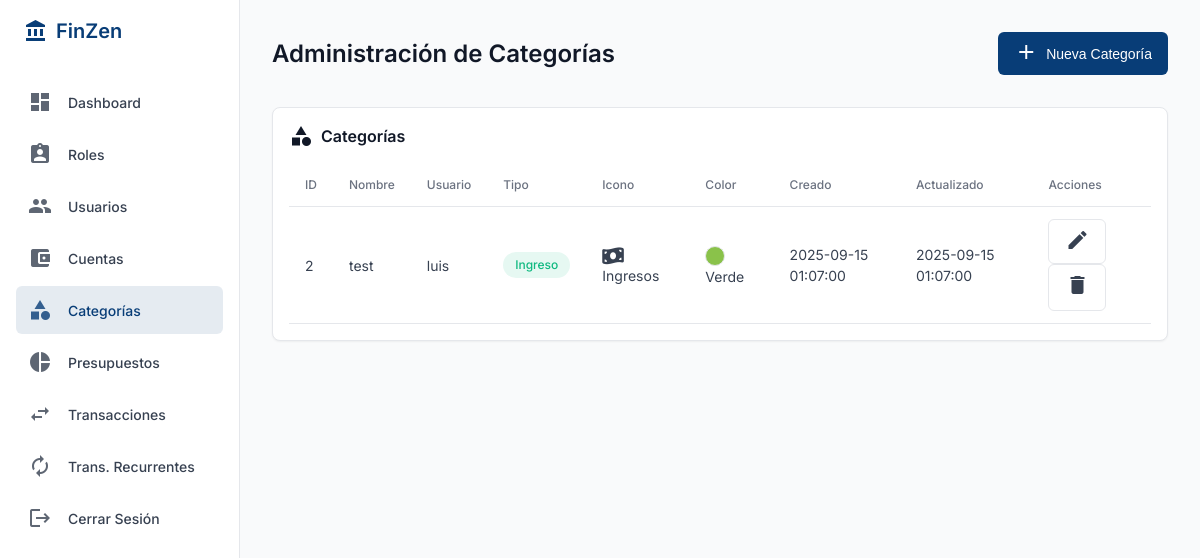
/admin/categorias.php, run on an earlier commit of the app's database.
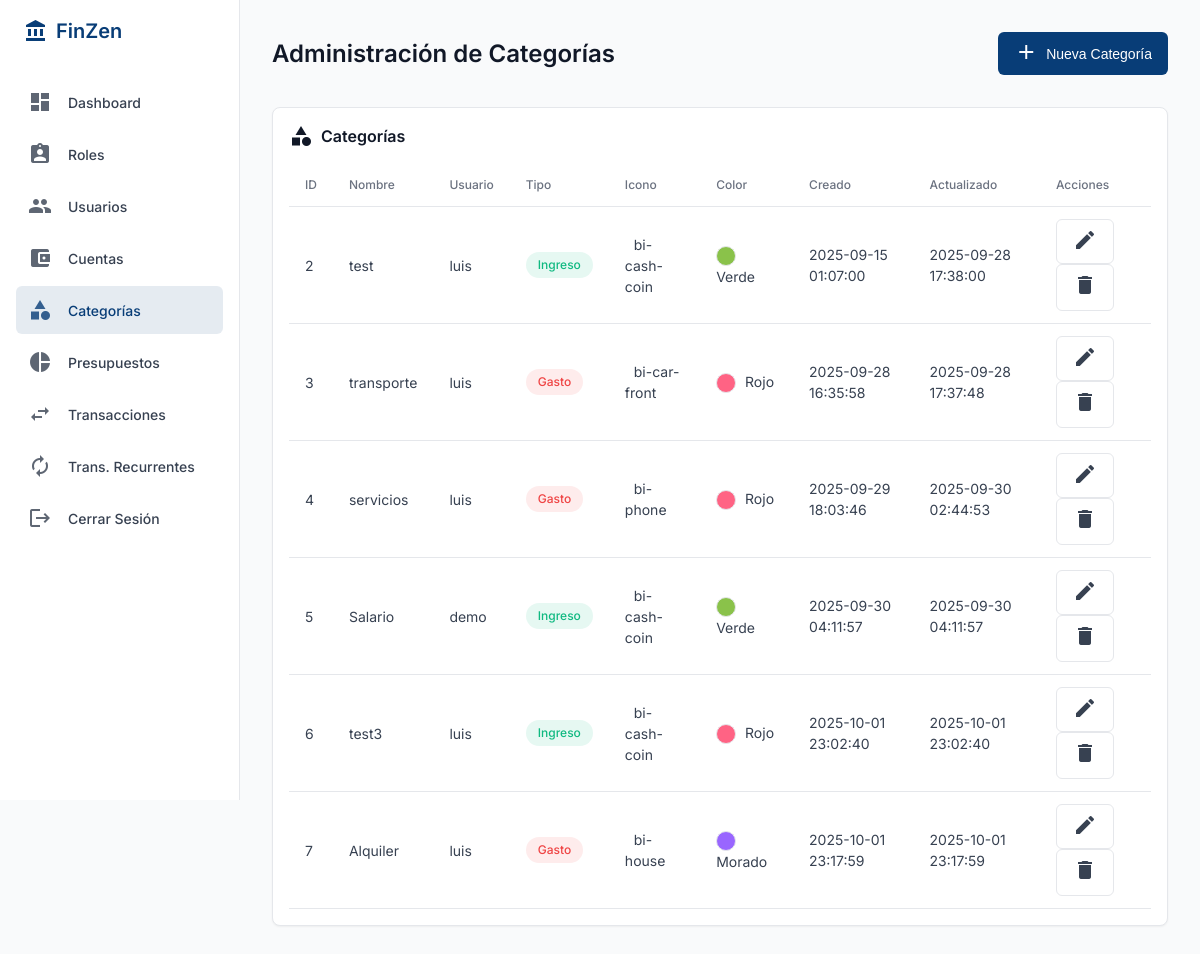
And on a later commit of the database.
### tables this page shows
CREATE TABLE `categorias` (
  `id` int(10) UNSIGNED NOT NULL,
  `usuario_id` int(10) UNSIGNED NOT NULL,
  `nombre` varchar(50) NOT NULL,
  `tipo` enum('ingreso','gasto') NOT NULL,
  `icono` varchar(50) DEFAULT 'category',
  `color` char(7) DEFAULT '#1976D2',
  `creado_en` timestamp NOT NULL DEFAULT current_timestamp(),
  `actualizado_en` timestamp NULL DEFAULT NULL ON UPDATE current_timestamp()
);

CREATE TABLE `usuarios` (
  `id` int(10) UNSIGNED NOT NULL,
  `nombre_usuario` varchar(100) NOT NULL,
  `correo_electronico` varchar(150) NOT NULL,
  `hash_contraseña` varchar(255) NOT NULL,
  `rol_id` tinyint(3) UNSIGNED NOT NULL DEFAULT 2,
  `saldo` bigint(20) NOT NULL DEFAULT 0 COMMENT 'Valor en centavos/unidad mínima',
  `moneda` char(3) DEFAULT 'PYG',
  `activo` tinyint(1) DEFAULT 1,
  `creado_en` timestamp NOT NULL DEFAULT current_timestamp(),
  `actualizado_en` timestamp NULL DEFAULT NULL ON UPDATE current_timestamp()
);

### admin/categorias.php (the view, shortened to what this page needs)
<?php
$servername = "localhost";
$username = "root";
$password = "";
$dbname = "finzen";
try {
    $conn = new PDO(
        "mysql:host=$servername;dbname=$dbname",
        $username,
        $password
    );
    $conn->setAttribute(PDO::ATTR_ERRMODE, PDO::ERRMODE_EXCEPTION);
} catch (PDOException $e) {
    die("Conexión fallida: " . $e->getMessage());
}
$tipos = [
    "ingreso" => "Ingreso",
    "gasto" => "Gasto",
    "transferencia" => "Transferencia",
];
$iconos = [
    "fa-shopping-cart" => "Compras",
    "fa-utensils" => "Comida",
    "fa-car" => "Transporte",
    "fa-home" => "Hogar",
    "fa-tv" => "Entretenimiento",
    "fa-heartbeat" => "Salud",
    "fa-graduation-cap" => "Educación",
    "fa-money-bill-wave" => "Ingresos",
    "fa-piggy-bank" => "Ahorros",
    "fa-gift" => "Regalos",
];
$colores = [
    "#FF6384" => "Rojo",
    "#36A2EB" => "Azul",
    "#FFCE56" => "Amarillo",
    "#4BC0C0" => "Turquesa",
    "#9966FF" => "Morado",
    "#FF9F40" => "Naranja",
    "#8AC24A" => "Verde",
    "#F06292" => "Rosa",
    "#7986CB" => "Índigo",
    "#A1887F" => "Marrón",
];
try {
    $stmt = $conn->prepare(
        "SELECT c.*, u.nombre_usuario FROM categorias c LEFT JOIN usuarios u ON c.usuario_id = u.id"
    );
    $stmt->execute();
    $categorias = $stmt->fetchAll(PDO::FETCH_ASSOC);
} catch (PDOException $e) {
    die("Error al obtener categorías: " . $e->getMessage());
}
?>
<!DOCTYPE html>
<html lang="es">
<head>
    <link rel="stylesheet" href="https://cdnjs.cloudflare.com/ajax/libs/font-awesome/6.4.0/css/all.min.css">
</head>
<body>
    <div class="container">
        <div class="sidebar">
            <div class="logo">
                <i class="material-icons">account_balance</i>
                <span>FinZen</span>
            </div>
            <nav>
                <a href="index.php" class="menu-item">
                    <i class="material-icons">dashboard</i>
                    <span>Dashboard</span>
                </a>
                <a href="roles.php" class="menu-item">
                    <i class="material-icons">assignment_ind</i>
                    <span>Roles</span>
                </a>
                <a href="usuarios.php" class="menu-item">
                    <i class="material-icons">people</i>
                    <span>Usuarios</span>
                </a>
                <a href="cuentas.php" class="menu-item">
                    <i class="material-icons">account_balance_wallet</i>
                    <span>Cuentas</span>
                </a>
                <a href="#" class="menu-item active">
                    <i class="material-icons">category</i>
                    <span>Categorías</span>
                </a>
                <a href="presupuestos.php" class="menu-item">
                    <i class="material-icons">pie_chart</i>
                    <span>Presupuestos</span>
                </a>
                <a href="transacciones.php" class="menu-item">
                    <i class="material-icons">swap_horiz</i>
                    <span>Transacciones</span>
                </a>
                <a href="transacciones-recurrentes.php" class="menu-item">
                    <i class="material-icons">autorenew</i>
                    <span>Trans. Recurrentes</span>
                </a>
                <a href="../auth/logout.php" class="menu-item">
                    <i class="material-icons">logout</i>
                    <span>Cerrar Sesión</span>
                </a>
            </nav>
        </div>
        <div class="main-content">
            <header class="header">
                <h1 class="page-title">Administración de Categorías</h1>
                <button class="btn btn-primary modal-button" data-target="addCategoriaModal">
                    <span class="icon"><i class="material-icons">add</i></span>
                    <span>Nueva Categoría</span>
                </button>
            </header>
            <div class="card">
                <div class="card-header">
                    <h2 class="card-title">
                        <i class="material-icons">category</i>
                        <span>Categorías</span>
                    </h2>
                </div>
                <div class="card-content">
                    <table class="table">
                        <thead>
                            <tr>
                                <th>ID</th>
                                <th>Nombre</th>
                                <th>Usuario</th>
                                <th>Tipo</th>
                                <th>Icono</th>
                                <th>Color</th>
                                <th>Creado</th>
                                <th>Actualizado</th>
                                <th>Acciones</th>
                            </tr>
                        </thead>
                        <tbody>
                            <?php foreach ($categorias as $categoria): ?>
                            <tr>
                                <td><?php echo htmlspecialchars($categoria["id"]); ?></td>
                                <td><?php echo htmlspecialchars($categoria["nombre"]); ?></td>
                                <td><?php echo htmlspecialchars($categoria["nombre_usuario"] ?? "Sin usuario"); ?></td>
                                <td>
                                    <span class="badge <?php echo $categoria["tipo"] === "ingreso" ? "badge-success" : ($categoria["tipo"] === "gasto" ? "badge-error" : "badge-info"); ?>">
                                        <?php echo htmlspecialchars($tipos[$categoria["tipo"]] ?? $categoria["tipo"]); ?>
                                    </span>
                                </td>
                                <td>
                                    <?php if (!empty($categoria["icono"])): ?>
                                        <i class="fas <?php echo htmlspecialchars($categoria["icono"]); ?> icon-preview"></i>
                                        <?php echo htmlspecialchars($iconos[$categoria["icono"]] ?? $categoria["icono"]); ?>
                                    <?php else: ?>
                                        <span>Sin icono</span>
                                    <?php endif; ?>
                                </td>
                                <td>
                                    <span class="color-circle" style="background-color: <?php echo htmlspecialchars($categoria["color"]); ?>"></span>
                                    <?php echo htmlspecialchars($colores[$categoria["color"]] ?? $categoria["color"]); ?>
                                </td>
                                <td><?php echo htmlspecialchars($categoria["creado_en"]); ?></td>
                                <td><?php echo htmlspecialchars($categoria["actualizado_en"]); ?></td>
                                <td>
                                    <button class="btn btn-outlined btn-action edit-button" data-target="editCategoriaModal"
                                            data-id="<?php echo $categoria["id"]; ?>"
                                            data-usuario_id="<?php echo $categoria["usuario_id"]; ?>"
                                            data-nombre="<?php echo htmlspecialchars($categoria["nombre"]); ?>"
                                            data-tipo="<?php echo $categoria["tipo"]; ?>"
                                            data-icono="<?php echo $categoria["icono"]; ?>"
                                            data-color="<?php echo $categoria["color"]; ?>">
                                        <span class="icon"><i class="material-icons">edit</i></span>
                                    </button>
                                    <a href="?delete=<?php echo $categoria["id"]; ?>" class="btn btn-outlined btn-action"
                                       onclick="return confirm('¿Estás seguro de eliminar esta categoría?')">
                                        <span class="icon"><i class="material-icons">delete</i></span>
                                    </a>
                                </td>
                            </tr>
                            <?php endforeach; ?>
                        </tbody>
                    </table>
                </div>
            </div>
        </div>
    </div>
</body>
</html>

### admin/categorias.php (style rules this page uses)
:root { --primary: #083D77; --secondary: #10b981; --error: #ef4444; --background: #f9fafb; --surface: #ffffff; --on-surface: #111827; --on-background: #374151; --border: #e5e7eb; --border-radius: 8px; --spacing: 1rem; --shadow-sm: 0 1px 2px 0 rgba(0, 0, 0, 0.05); }
* { box-sizing: border-box; margin: 0; padding: 0; }
body { font-family: 'Inter', sans-serif; background-color: var(--background); color: var(--on-background); line-height: 1.5; -webkit-font-smoothing: antialiased; }
.container { display: grid; grid-template-columns: 240px 1fr; min-height: 100vh; }
.sidebar { background-color: var(--surface); border-right: 1px solid var(--border); padding: var(--spacing); position: fixed; height: 100vh; width: 240px; }
.logo { font-size: 1.25rem; font-weight: 600; margin-bottom: 2rem; display: flex; align-items: center; color: var(--primary); padding: 0 0.5rem; }
.logo i { margin-right: 0.5rem; }
.menu-item { display: flex; align-items: center; padding: 0.75rem; margin-bottom: 0.25rem; border-radius: 6px; text-decoration: none; color: var(--on-background); font-size: 0.875rem; font-weight: 500; }
.menu-item i { margin-right: 1rem; opacity: 0.8; }
.menu-item.active { background-color: rgba(8, 61, 119, 0.1); color: var(--primary); }
.main-content { grid-column: 2; padding: 2rem; }
.header { display: flex; justify-content: space-between; align-items: center; margin-bottom: 2rem; }
.page-title { font-size: 1.5rem; font-weight: 600; color: var(--on-surface); }
.btn { display: inline-flex; align-items: center; padding: 0.5rem 1rem; border-radius: 6px; text-decoration: none; font-weight: 500; cursor: pointer; border: none; font-size: 0.875rem; gap: 0.5rem; }
.btn-primary { background-color: var(--primary); color: white; }
.btn-outlined { background-color: transparent; border: 1px solid var(--border); color: var(--on-background); }
.card { background-color: var(--surface); border-radius: var(--border-radius); border: 1px solid var(--border); padding: var(--spacing); margin-bottom: var(--spacing); box-shadow: var(--shadow-sm); }
.card-header { display: flex; justify-content: space-between; align-items: center; margin-bottom: var(--spacing); }
.card-title { font-size: 1rem; font-weight: 600; display: flex; align-items: center; color: var(--on-surface); gap: 0.5rem; }
.table { width: 100%; border-collapse: collapse; font-size: 0.875rem; }
.table th, .table td { padding: 0.75rem 1rem; text-align: left; border-bottom: 1px solid var(--border); }
.table th { font-weight: 500; color: #6b7280; font-size: 0.75rem; }
.badge { display: inline-flex; align-items: center; padding: 0.25rem 0.75rem; border-radius: 9999px; font-size: 0.75rem; font-weight: 500; }
.badge-success { background-color: rgba(16, 185, 129, 0.1); color: var(--secondary); }
.badge-error { background-color: rgba(239, 68, 68, 0.1); color: var(--error); }
.color-circle { width: 20px; height: 20px; border-radius: 50%; display: inline-block; margin-right: 5px; border: 1px solid var(--border); vertical-align: middle; }
.icon-preview { font-size: 1.2rem; margin-right: 5px; color: var(--on-background); vertical-align: middle; }

What changed in the data, as far as the page shows it:
changed categorias "test": icono "Ingresos" → "bi-cash-coin"; actualizado_en "2025-09-15 01:07:00" → "2025-09-28 17:38:00"
added categorias: id "3", nombre "transporte", usuario.nombre_usuario "luis", tipo "Gasto", icono "bi-car-front", color "Rojo", creado_en "2025-09-28 16:35:58", actualizado_en "2025-09-28 17:37:48"
added categorias: id "4", nombre "servicios", usuario.nombre_usuario "luis", tipo "Gasto", icono "bi-phone", color "Rojo", creado_en "2025-09-29 18:03:46", actualizado_en "2025-09-30 02:44:53"
added categorias: id "5", nombre "Salario", usuario.nombre_usuario "demo", tipo "Ingreso", icono "bi-cash-coin", color "Verde", creado_en "2025-09-30 04:11:57", actualizado_en "2025-09-30 04:11:57"
added categorias: id "6", nombre "test3", usuario.nombre_usuario "luis", tipo "Ingreso", icono "bi-cash-coin", color "Rojo", creado_en "2025-10-01 23:02:40", actualizado_en "2025-10-01 23:02:40"
added categorias: id "7", nombre "Alquiler", usuario.nombre_usuario "luis", tipo "Gasto", icono "bi-house", color "Morado", creado_en "2025-10-01 23:17:59", actualizado_en "2025-10-01 23:17:59"
